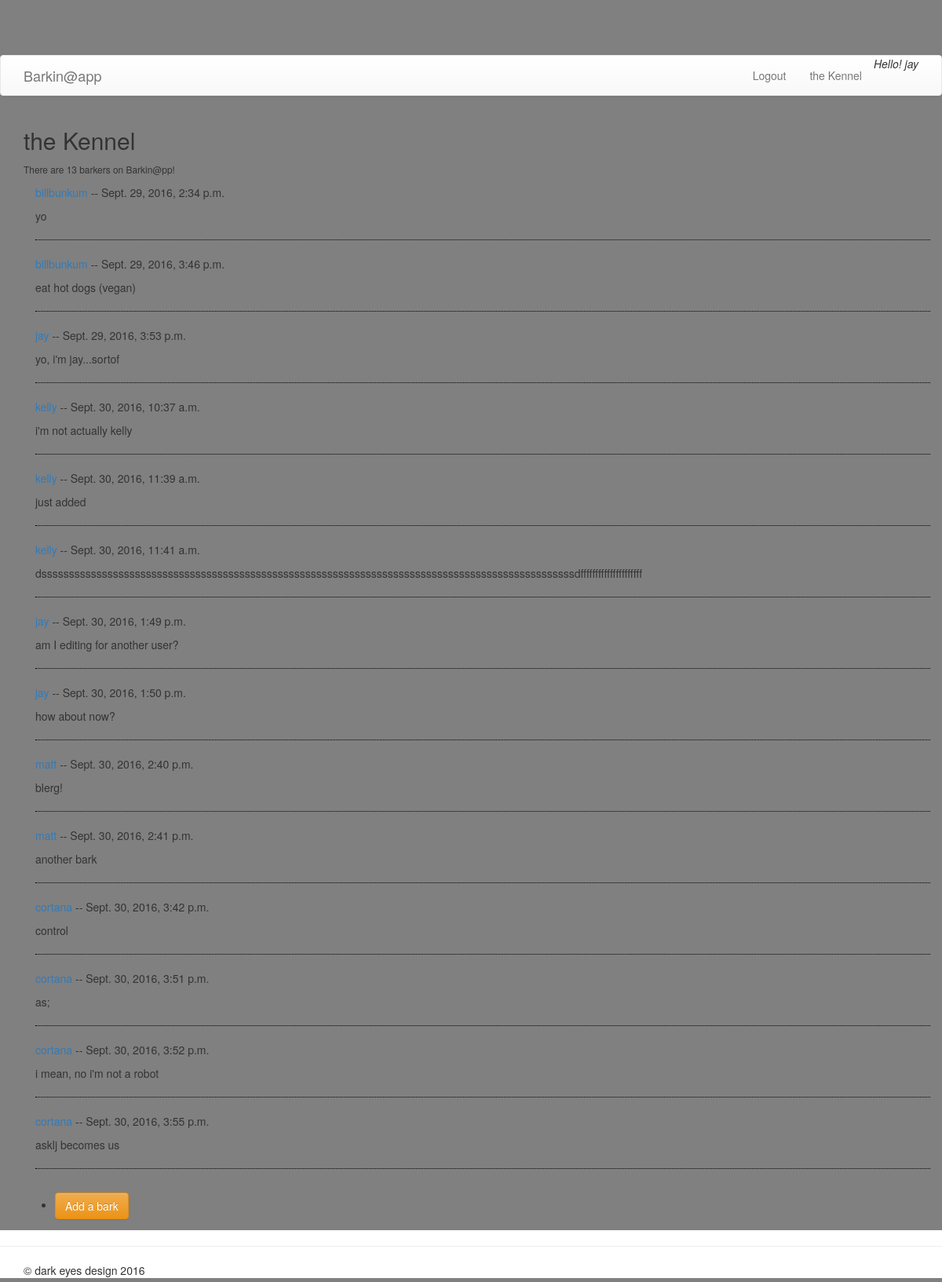
Page /barks/users/ (signed in) on the committed database.
### barks/models.py (models this page shows, shortened)
class Bark(models.Model):
    user = models.ForeignKey(User, null=True, blank=True)
    content = models.CharField(max_length=120)
    post_date = models.DateTimeField(auto_now_add=True)

### barks/views.py (the view)
def global_barks_list(request): #shows all user's barks
    ubs = Bark.objects.all()
    user_count = User.objects.count()
    context = {
        "ubs": ubs,
        "user_count": user_count,
    }
    return render(request, "barks/global_barks_list.html", context)

### barks/templates/barks/global_barks_list.html
{% extends "core/base.html" %}
{% block content %}
<h2>the Kennel</h2>
<small>There are {{user_count}} barkers on Barkin@pp!</small>
<p>
    <div class="container">
        {% for bark in ubs %}
            <p>
            <a href="{% url 'barks:barks_list' bark.user_id %}">
                {{bark.user.username}}</a>
                -- {{bark.post_date}}
            </p>
            <p>
                {{bark.content}}
            </p>
            <hr style="border-top: 1px dotted black;">
        {% endfor %}
    </div>
</p>
<p>
<ul>
    <li><a class="btn btn-warning"
    href="{% url 'barks:add_bark' %}"
    >
    Add a bark
    </a></li>
</ul>
</p>
{% endblock content %}

### core/templates/core/base.html (shortened to what this page needs)
{% load static %}
<!DOCTYPE html>
<html>
<head>
    <link rel="stylesheet" href="https://maxcdn.bootstrapcdn.com/bootstrap/3.3.7/css/bootstrap.min.css">
    <link rel="stylesheet" href="https://maxcdn.bootstrapcdn.com/bootstrap/3.3.7/css/bootstrap-theme.min.css">
    <link rel="stylesheet" type="text/css" href="{% static 'core/styles.css' %}" />
</head>
<body>
    <header>
        <nav class="navbar navbar-default">
            <div class="container">
                <div class="navbar-header">
                    <a class="navbar-brand" href="{% url 'core:splash' %}">Barkin@app</a>
                </div>
                <div class="collapse navbar-collapse" id="howdy">
                    <ul class="nav navbar-nav navbar-right">
                    {% if request.user.is_authenticated %}
                        <li><a href="{% url 'accounts:logout' %}">Logout
                            </a></li>
                    {% else %}
                        <li><a href="{% url 'accounts:login' %}">Login
                            </a></li>
                        <li><a href="{% url 'accounts:register' %}">Sign up
                            </a></li>
                    {% endif %}
                            <li role="presentation"><a href="{% url 'barks:global_barks_list' %}">the Kennel
                                </a></li>
                        {% if request.user.is_authenticated %}
                            <li role="presentation"><em>Hello! {{user}}</em>
                                </li>
                        {% else %}
                            <li role="presentation"><em>Hello! Guest</em>
                                </li>
                        {% endif %}
                    </ul>
                </div>
            </div>
        </nav>
    </header>
<div class="container">
    {% block content %}
    {% endblock content %}
</div>
<footer class="page-footer">
    <hr>
    <div class="container">
        &copy; dark eyes design 2016
    </div>
</footer>
</body>
</html>

### core/static/styles.css (style rules this page uses)
body { padding-top: 70px; padding-bottom: 70px; background-color: grey; background-repeat: no-repeat; }
.page-footer { position: fixed; bottom: 5px; background-color: #fff; width: 100%; }

### rows in the picture
Bark: user.username "billbunkum", post_date "Sept. 29, 2016, 2:34 p.m.", content "yo"
Bark: user.username "billbunkum", post_date "Sept. 29, 2016, 3:46 p.m.", content "eat hot dogs (vegan)"
Bark: user.username "jay", post_date "Sept. 29, 2016, 3:53 p.m.", content "yo, i'm jay...sortof"
Bark: user.username "kelly", post_date "Sept. 30, 2016, 10:37 a.m.", content "i'm not actually kelly"
Bark: user.username "kelly", post_date "Sept. 30, 2016, 11:39 a.m.", content "just added"
Bark: user.username "kelly", post_date "Sept. 30, 2016, 11:41 a.m.", content "dsssssssssssssssssssssssssssssssssssssssssssssssssssssssssssssssssssssssssssssssssssssssssssssssssdfffffffffffffffffffff"
Bark: user.username "jay", post_date "Sept. 30, 2016, 1:49 p.m.", content "am I editing for another user?"
Bark: user.username "jay", post_date "Sept. 30, 2016, 1:50 p.m.", content "how about now?"
Bark: user.username "matt", post_date "Sept. 30, 2016, 2:40 p.m.", content "blerg!"
Bark: user.username "matt", post_date "Sept. 30, 2016, 2:41 p.m.", content "another bark"
Bark: user.username "cortana", post_date "Sept. 30, 2016, 3:42 p.m.", content "control"
Bark: user.username "cortana", post_date "Sept. 30, 2016, 3:51 p.m.", content "as;"
Bark: user.username "cortana", post_date "Sept. 30, 2016, 3:52 p.m.", content "i mean, no i'm not a robot"
Bark: user.username "cortana", post_date "Sept. 30, 2016, 3:55 p.m.", content "asklj becomes us"

### other values in the picture
{{ user }} "jay"
{{ user_count }} "13"
